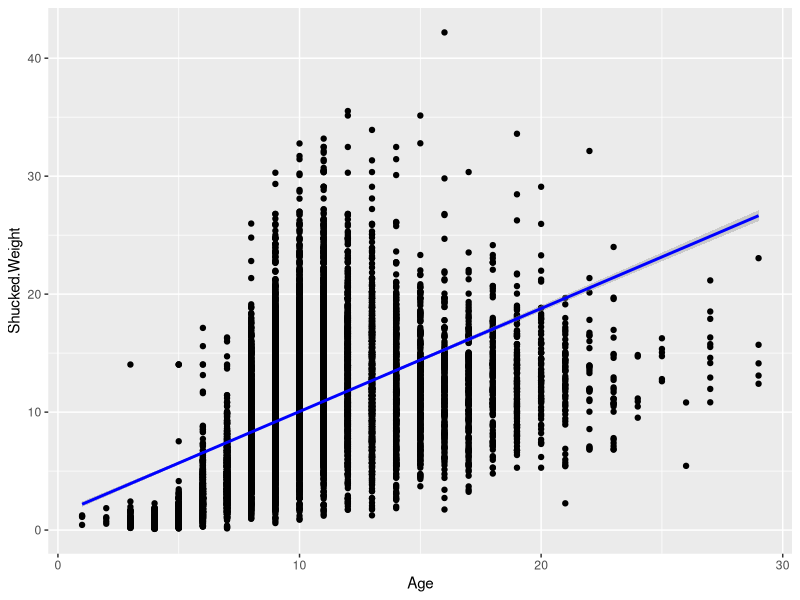
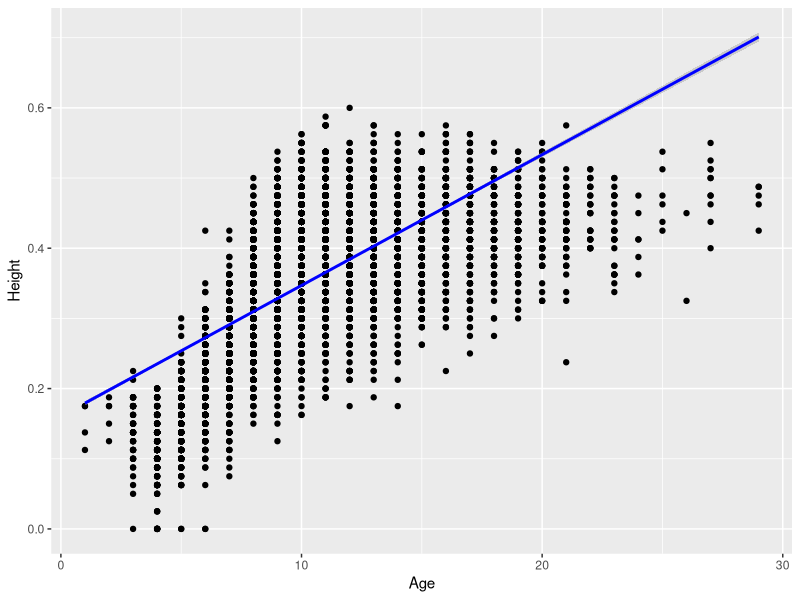
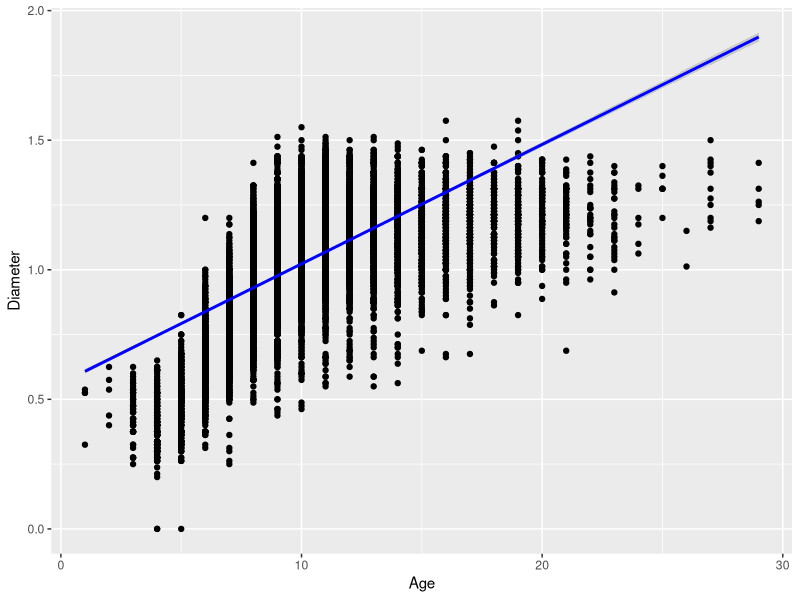
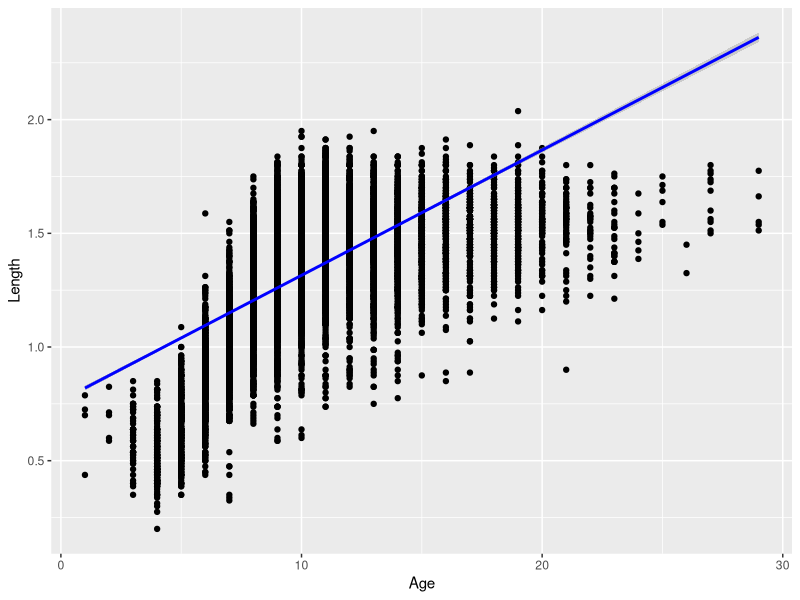
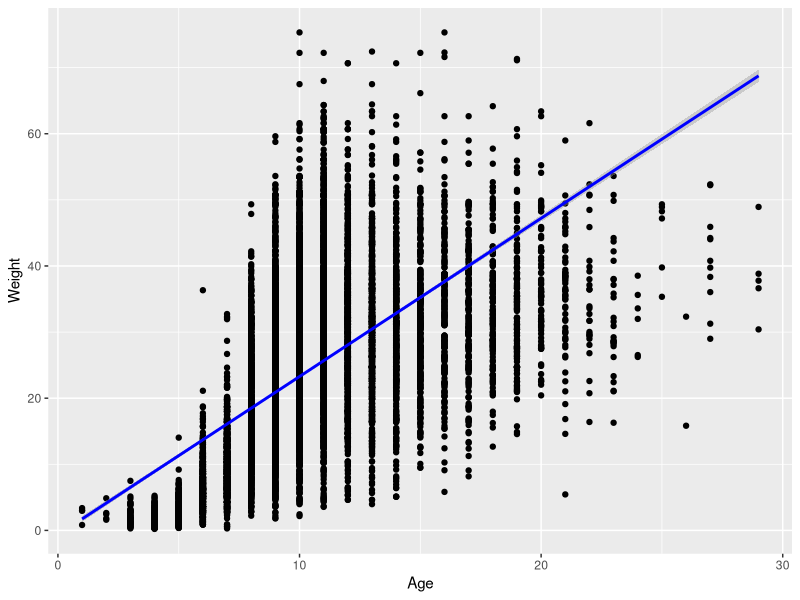

Write the R code that produced these figures, in order.
library(tidyverse)
library(class)
library(caret)
library(FNN)
library(Metrics)
#Load
CrabTrain <- read.csv("train-1.csv")

#EDA
#Select numerical variables
features <- CrabTrain %>% 
  select(where(is.numeric), -id) %>%
  colnames()

#correlation
cor_results <- data.frame(
  Feature = character(),
  Correlation = numeric()
)

for (feature in features) {
  cor_val <- cor(CrabTrain[[feature]], CrabTrain$Age)
  cor_results <- rbind(cor_results, data.frame(
    Feature = feature,
    Correlation = cor_val
  ))
}

#Print
print(cor_results)

#Plotting
#Shucked Weight
ggplot(CrabTrain, aes(x = Age, y = Shucked.Weight)) +
  geom_point() +
  geom_smooth(method = "lm", se = TRUE, color = "blue")

#Height
ggplot(CrabTrain, aes(x = Age, y = Height)) +
  geom_point() +
  geom_smooth(method = "lm", se = TRUE, color = "blue")

#Diameter
ggplot(CrabTrain, aes(x = Age, y = Diameter)) +
  geom_point() +
  geom_smooth(method = "lm", se = TRUE, color = "blue")

#Length
ggplot(CrabTrain, aes(x = Age, y = Length)) +
  geom_point() +
  geom_smooth(method = "lm", se = TRUE, color = "blue")

#Weight
ggplot(CrabTrain, aes(x = Age, y = Weight)) +
  geom_point() +
  geom_smooth(method = "lm", se = TRUE, color = "blue")


feature_df <- CrabTrain %>%
  select(Shucked.Weight, Height, Diameter, Length, Weight, Age)

#Standardize
feature_df_scaled <- feature_df %>% mutate(across(where(is.numeric), scale))

#Train-Test
trainIndex <- createDataPartition(feature_df_scaled$Age, p = 0.7, list = FALSE)
train_data <- feature_df_scaled[trainIndex, ]
test_data <- feature_df_scaled[-trainIndex, ]

#Linear Regression Model
lm_model <- lm(Age ~ Shucked.Weight + Height + Diameter + Length + Weight, data = train_data)

lm_pred <- predict(lm_model, newdata = test_data)

#Evaluation 
mae_score <-mae(test_data$Age,lm_pred)
print(mae_score)
